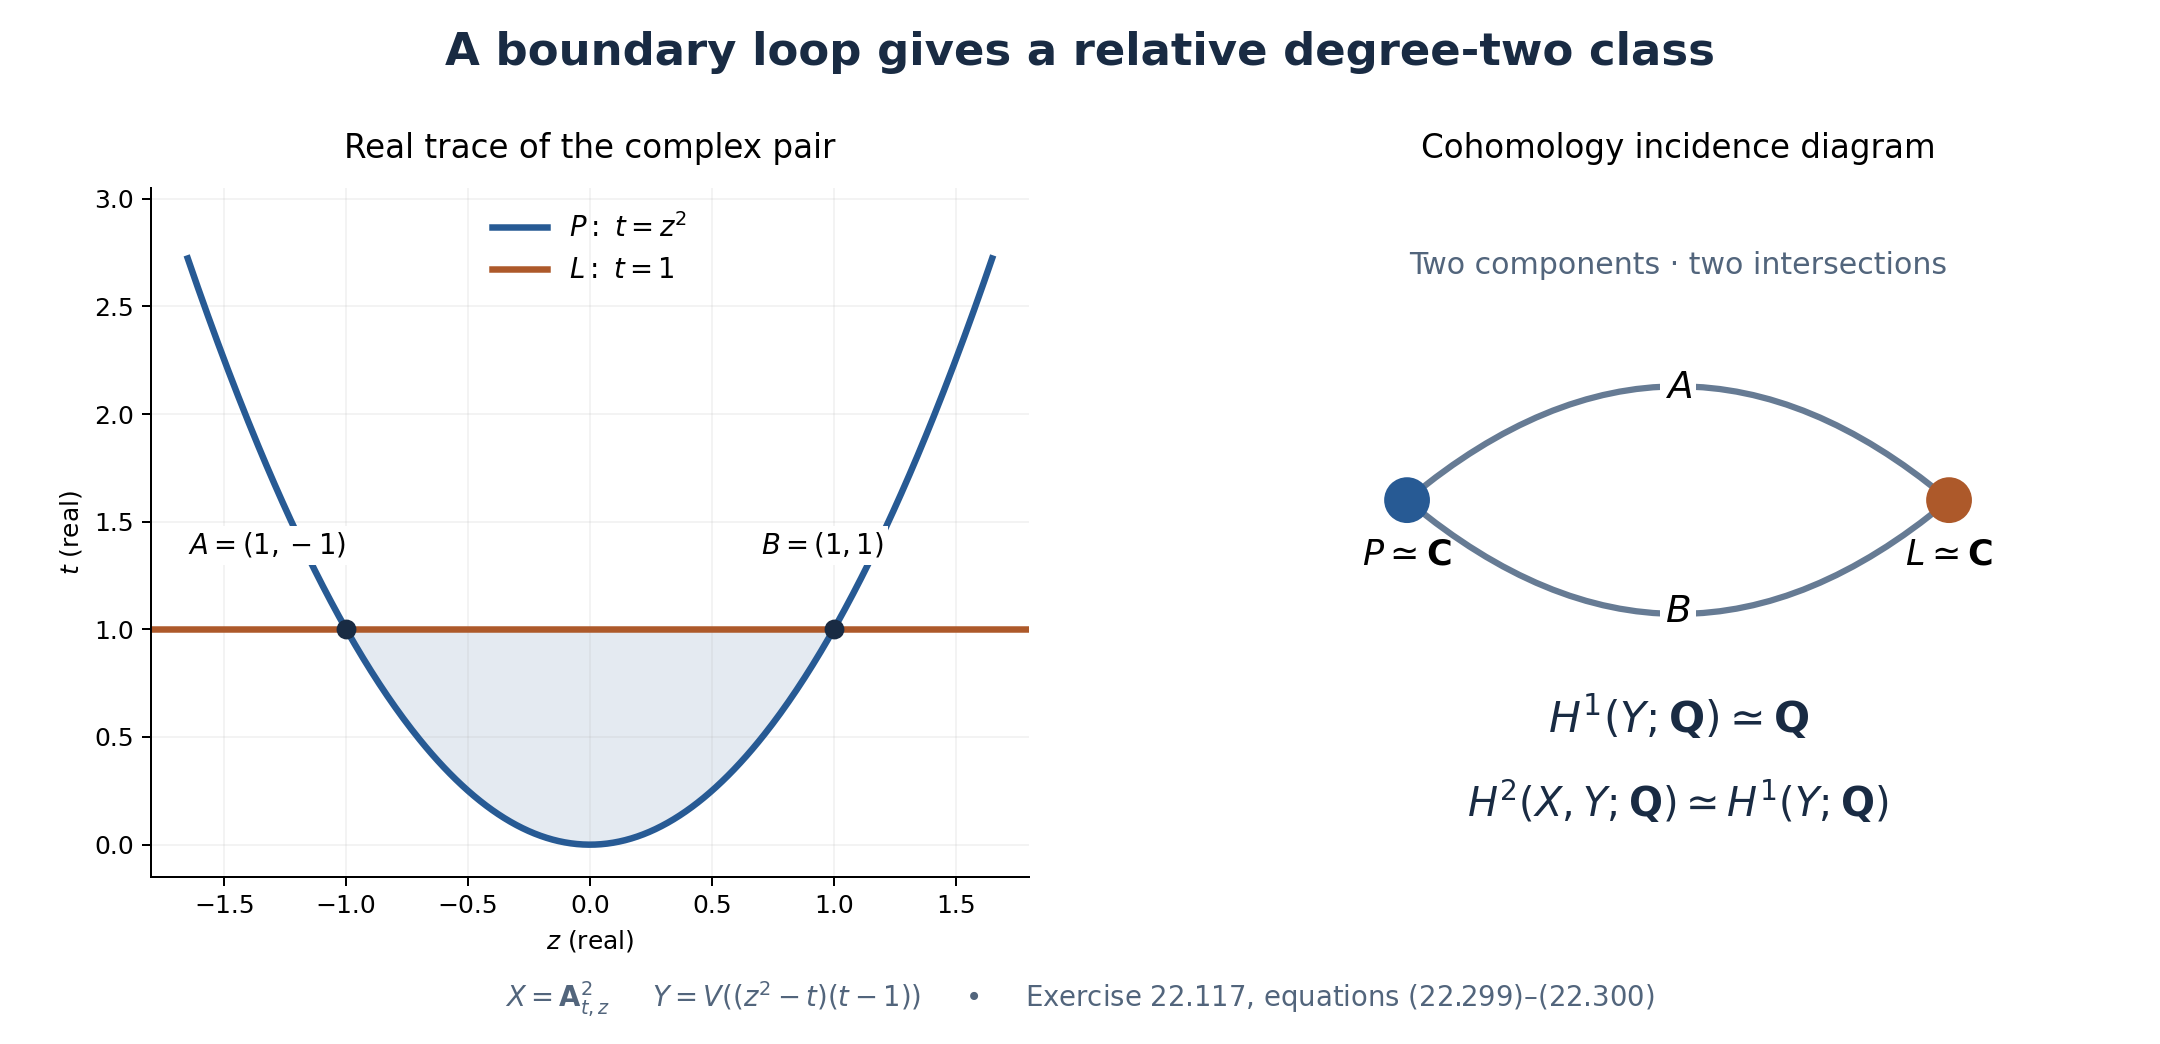

The Python source for this figure:
"""Exact real trace and incidence diagram for Exercise 22.117."""
from pathlib import Path
import matplotlib
matplotlib.use("Agg")
import matplotlib.pyplot as plt
from matplotlib.patches import FancyArrowPatch
import numpy as np

fig, axes = plt.subplots(1, 2, figsize=(12, 5.8), dpi=180)
fig.patch.set_facecolor("white")
fig.suptitle("A boundary loop gives a relative degree-two class",
             fontsize=18, fontweight="bold", color="#192b43", y=.97)
left, right = axes
z = np.linspace(-1.65, 1.65, 400)
left.plot(z, z*z, color="#275a94", linewidth=2.6, label=r"$P:\ t=z^2$")
left.axhline(1, color="#ad592a", linewidth=2.6, label=r"$L:\ t=1$")
between = np.linspace(-1, 1, 160)
left.fill_between(between, between*between, 1, alpha=.12, color="#275a94")
left.scatter([-1, 1], [1, 1], s=48, color="#192b43", zorder=5)
point_box = dict(facecolor="white", edgecolor="none", pad=2)
left.annotate(r"$A=(1,-1)$", (-1, 1), xytext=(-1.65, 1.35),
              fontsize=11, bbox=point_box)
left.annotate(r"$B=(1,1)$", (1, 1), xytext=(.7, 1.35),
              fontsize=11, bbox=point_box)
left.set(xlim=(-1.8, 1.8), ylim=(-.15, 3.05),
         xlabel=r"$z$ (real)", ylabel=r"$t$ (real)")
left.set_title("Real trace of the complex pair", fontsize=13, pad=12)
left.legend(loc="upper center", frameon=False, fontsize=11)
left.spines[["top", "right"]].set_visible(False)
left.grid(alpha=.15)

right.set(xlim=(-.2, 3.2), ylim=(-1.5, 1.7))
right.axis("off")
right.set_title("Cohomology incidence diagram", fontsize=13, pad=12)
for y, label in [(.52, r"$A$"), (-.52, r"$B$")]:
    curvature = -.42 if y > 0 else .42
    arc = FancyArrowPatch((.45, .25), (2.55, .25),
                          connectionstyle=f"arc3,rad={curvature}",
                          arrowstyle="-", linewidth=2.5, color="#667b94")
    right.add_patch(arc)
    right.text(1.5, .25+y, label, ha="center", va="center", fontsize=15,
               bbox=dict(facecolor="white", edgecolor="none", pad=2))
right.scatter([.45, 2.55], [.25, .25], s=300,
              c=["#275a94", "#ad592a"], zorder=4)
right.text(.45, -.05, r"$P\simeq\mathbf{C}$", ha="center", fontsize=14)
right.text(2.55, -.05, r"$L\simeq\mathbf{C}$", ha="center", fontsize=14)
right.text(1.5, 1.3, "Two components · two intersections", ha="center",
           fontsize=12, color="#52657c")
right.text(1.5, -.83, r"$H^1(Y;\mathbf{Q})\simeq\mathbf{Q}$",
           ha="center", fontsize=17, color="#192b43")
right.text(1.5, -1.22, r"$H^2(X,Y;\mathbf{Q})\simeq H^1(Y;\mathbf{Q})$",
           ha="center", fontsize=16, color="#192b43")
fig.text(.5, .035, r"$X=\mathbf{A}^2_{t,z}$     "
         r"$Y=V((z^2-t)(t-1))$"
         "     •     Exercise 22.117, equations (22.299)–(22.300)",
         ha="center", fontsize=11, color="#52657c")
fig.subplots_adjust(left=.07, right=.98, bottom=.16, top=.82, wspace=.24)
fig.savefig(Path(__file__).with_suffix(".png"), facecolor="white")
plt.close(fig)
